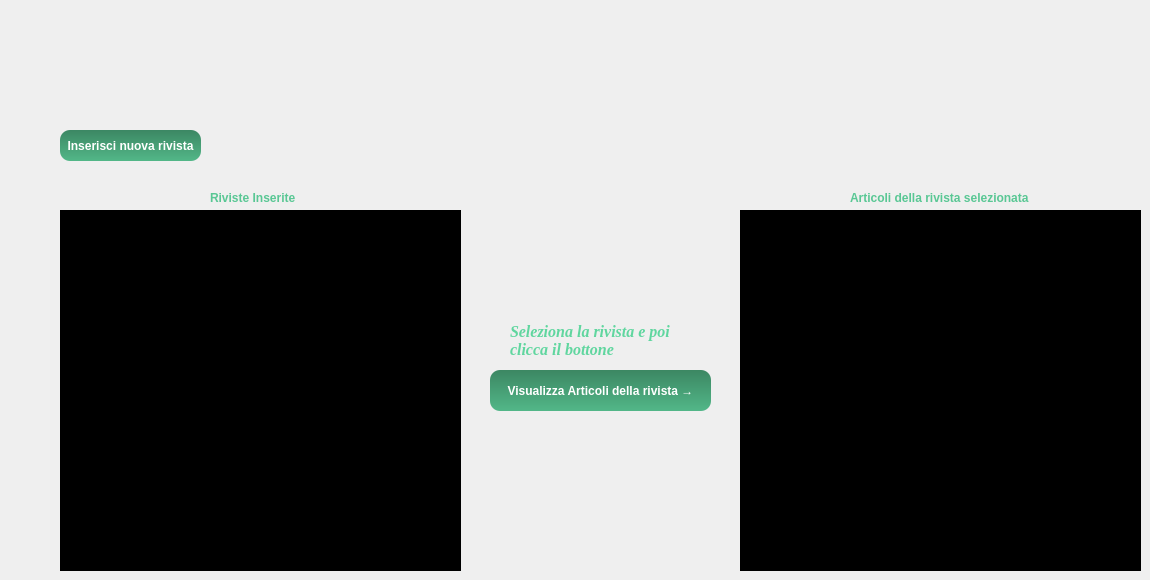
    <widget class="QWidget" name="paginaVisualizzaRiviste">
     <widget class="QListWidget" name="tutteLeRiviste">
      <property name="geometry">
       <rect>
        <x>60</x>
        <y>210</y>
        <width>401</width>
        <height>361</height>
       </rect>
      </property>
      <property name="font">
       <font>
        <family>Tahoma</family>
        <weight>75</weight>
        <bold>true</bold>
       </font>
      </property>
      <property name="styleSheet">
       <string notr="true">QListWidget{
background-color: rgb(0, 0, 0);
color: rgb(96, 214, 159);
}

  QListWidget::item:selected {
   background-color: rgb(96, 214, 159);
 }
</string>
      </property>
     </widget>
     <widget class="QListWidget" name="visualizzatoreArticoliRivista">
      <property name="geometry">
       <rect>
        <x>740</x>
        <y>210</y>
        <width>401</width>
        <height>361</height>
       </rect>
      </property>
      <property name="font">
       <font>
        <family>Tahoma</family>
        <weight>75</weight>
        <bold>true</bold>
       </font>
      </property>
      <property name="styleSheet">
       <string notr="true">QListWidget{
background-color: rgb(0, 0, 0);
color: rgb(96, 214, 159);
}

  QListWidget::item:selected {
   background-color: rgb(96, 214, 159);
 }
</string>
      </property>
     </widget>
     <widget class="QPushButton" name="bottoneVisualizzaArticoliRivista">
      <property name="geometry">
       <rect>
        <x>490</x>
        <y>370</y>
        <width>221</width>
        <height>41</height>
       </rect>
      </property>
      <property name="font">
       <font>
        <family>Tahoma</family>
        <pointsize>9</pointsize>
        <weight>75</weight>
        <bold>true</bold>
       </font>
      </property>
      <property name="styleSheet">
       <string notr="true">QPushButton{
	background-color: qlineargradient(spread:pad, x1:1, y1:0, x2:1, y2:1, stop:0 rgba(60, 135, 99, 255), stop:1 rgba(82, 183, 136, 255));
	color: rgb(255, 255, 255);
	border-radius: 10px;
}

QPushButton:hover{
	background-color: rgb(60, 134, 99);
}
QPushButton:pressed {
	background-color: rgb(43, 97, 72);
}
</string>
      </property>
      <property name="text">
       <string>Visualizza Articoli della rivista →</string>
      </property>
     </widget>
     <widget class="QLabel" name="label_35">
      <property name="geometry">
       <rect>
        <x>210</x>
        <y>190</y>
        <width>101</width>
        <height>16</height>
       </rect>
      </property>
      <property name="font">
       <font>
        <family>Tahoma</family>
        <weight>75</weight>
        <bold>true</bold>
       </font>
      </property>
      <property name="styleSheet">
       <string notr="true">color: rgb(89, 199, 148);</string>
      </property>
      <property name="text">
       <string>Riviste Inserite</string>
      </property>
     </widget>
     <widget class="QPushButton" name="bottoneIndietroRivista">
      <property name="geometry">
       <rect>
        <x>60</x>
        <y>130</y>
        <width>141</width>
        <height>31</height>
       </rect>
      </property>
      <property name="font">
       <font>
        <family>Tahoma</family>
        <weight>75</weight>
        <bold>true</bold>
       </font>
      </property>
      <property name="styleSheet">
       <string notr="true">QPushButton{
	background-color: qlineargradient(spread:pad, x1:1, y1:0, x2:1, y2:1, stop:0 rgba(60, 135, 99, 255), stop:1 rgba(82, 183, 136, 255));
	color: rgb(255, 255, 255);
	border-radius: 10px;
}

QPushButton:hover{
	background-color: rgb(60, 134, 99);
}
QPushButton:pressed {
	background-color: rgb(43, 97, 72);
}
</string>
      </property>
      <property name="text">
       <string>Inserisci nuova rivista</string>
      </property>
     </widget>
     <widget class="QLabel" name="label_36">
      <property name="geometry">
       <rect>
        <x>850</x>
        <y>190</y>
        <width>181</width>
        <height>16</height>
       </rect>
      </property>
      <property name="font">
       <font>
        <family>Tahoma</family>
        <weight>75</weight>
        <bold>true</bold>
       </font>
      </property>
      <property name="styleSheet">
       <string notr="true">color: rgb(89, 199, 148);</string>
      </property>
      <property name="text">
       <string>Articoli della rivista selezionata</string>
      </property>
     </widget>
     <widget class="QLabel" name="label_58">
      <property name="geometry">
       <rect>
        <x>510</x>
        <y>320</y>
        <width>201</width>
        <height>41</height>
       </rect>
      </property>
      <property name="font">
       <font>
        <family>Times New Roman</family>
        <pointsize>12</pointsize>
        <weight>75</weight>
        <italic>true</italic>
        <bold>true</bold>
       </font>
      </property>
      <property name="styleSheet">
       <string notr="true">color: rgb(96, 214, 159);
</string>
      </property>
      <property name="text">
       <string>Seleziona la rivista e poi clicca il bottone</string>
      </property>
      <property name="wordWrap">
       <bool>true</bool>
      </property>
     </widget>
    </widget>
